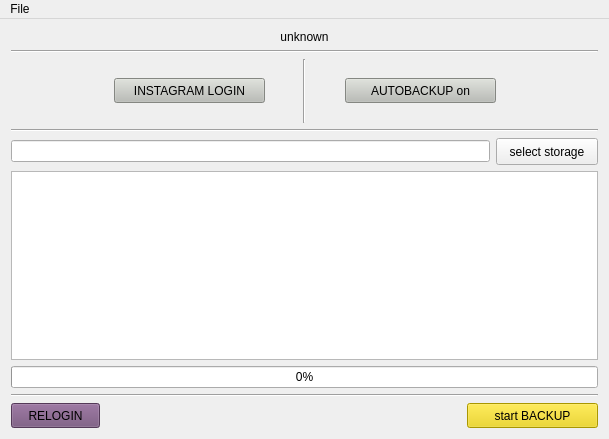
<?xml version="1.0" encoding="UTF-8"?>
<ui version="4.0">
 <class>MainWindow</class>
 <widget class="QMainWindow" name="MainWindow">
  <property name="geometry">
   <rect>
    <x>0</x>
    <y>0</y>
    <width>609</width>
    <height>439</height>
   </rect>
  </property>
  <property name="windowTitle">
   <string>InstagramBACKUP</string>
  </property>
  <widget class="QWidget" name="centralWidget">
   <layout class="QVBoxLayout" name="verticalLayout">
    <item>
     <widget class="QLabel" name="user">
      <property name="text">
       <string>unknown</string>
      </property>
      <property name="alignment">
       <set>Qt::AlignCenter</set>
      </property>
     </widget>
    </item>
    <item>
     <widget class="Line" name="line_4">
      <property name="orientation">
       <enum>Qt::Horizontal</enum>
      </property>
     </widget>
    </item>
    <item>
     <layout class="QHBoxLayout" name="horizontalLayout">
      <item>
       <widget class="QLabel" name="InstaLogin">
        <property name="sizePolicy">
         <sizepolicy hsizetype="Fixed" vsizetype="Fixed">
          <horstretch>0</horstretch>
          <verstretch>0</verstretch>
         </sizepolicy>
        </property>
        <property name="minimumSize">
         <size>
          <width>64</width>
          <height>64</height>
         </size>
        </property>
        <property name="maximumSize">
         <size>
          <width>64</width>
          <height>64</height>
         </size>
        </property>
        <property name="styleSheet">
         <string notr="true">border-image: url(:/img/instagramOff.png);</string>
        </property>
        <property name="text">
         <string/>
        </property>
       </widget>
      </item>
      <item>
       <spacer name="horizontalSpacer">
        <property name="orientation">
         <enum>Qt::Horizontal</enum>
        </property>
        <property name="sizeHint" stdset="0">
         <size>
          <width>18</width>
          <height>20</height>
         </size>
        </property>
       </spacer>
      </item>
      <item>
       <widget class="QPushButton" name="LoginToInstagram">
        <property name="sizePolicy">
         <sizepolicy hsizetype="Preferred" vsizetype="Preferred">
          <horstretch>0</horstretch>
          <verstretch>0</verstretch>
         </sizepolicy>
        </property>
        <property name="minimumSize">
         <size>
          <width>151</width>
          <height>25</height>
         </size>
        </property>
        <property name="maximumSize">
         <size>
          <width>151</width>
          <height>25</height>
         </size>
        </property>
        <property name="styleSheet">
         <string notr="true">background-color: rgb(186, 189, 182);</string>
        </property>
        <property name="text">
         <string>INSTAGRAM LOGIN</string>
        </property>
       </widget>
      </item>
      <item>
       <spacer name="horizontalSpacer_2">
        <property name="orientation">
         <enum>Qt::Horizontal</enum>
        </property>
        <property name="sizeHint" stdset="0">
         <size>
          <width>13</width>
          <height>20</height>
         </size>
        </property>
       </spacer>
      </item>
      <item>
       <widget class="Line" name="line_2">
        <property name="styleSheet">
         <string notr="true"/>
        </property>
        <property name="orientation">
         <enum>Qt::Vertical</enum>
        </property>
       </widget>
      </item>
      <item>
       <spacer name="horizontalSpacer_3">
        <property name="orientation">
         <enum>Qt::Horizontal</enum>
        </property>
        <property name="sizeHint" stdset="0">
         <size>
          <width>18</width>
          <height>20</height>
         </size>
        </property>
       </spacer>
      </item>
      <item>
       <widget class="QPushButton" name="SwitchAutoBackup">
        <property name="sizePolicy">
         <sizepolicy hsizetype="Preferred" vsizetype="Preferred">
          <horstretch>0</horstretch>
          <verstretch>0</verstretch>
         </sizepolicy>
        </property>
        <property name="minimumSize">
         <size>
          <width>151</width>
          <height>25</height>
         </size>
        </property>
        <property name="maximumSize">
         <size>
          <width>151</width>
          <height>25</height>
         </size>
        </property>
        <property name="styleSheet">
         <string notr="true">background-color: rgb(186, 189, 182);</string>
        </property>
        <property name="text">
         <string>AUTOBACKUP on</string>
        </property>
       </widget>
      </item>
      <item>
       <spacer name="horizontalSpacer_4">
        <property name="orientation">
         <enum>Qt::Horizontal</enum>
        </property>
        <property name="sizeHint" stdset="0">
         <size>
          <width>18</width>
          <height>20</height>
         </size>
        </property>
       </spacer>
      </item>
      <item>
       <widget class="QLabel" name="AutoBackup">
        <property name="sizePolicy">
         <sizepolicy hsizetype="Fixed" vsizetype="Fixed">
          <horstretch>0</horstretch>
          <verstretch>0</verstretch>
         </sizepolicy>
        </property>
        <property name="minimumSize">
         <size>
          <width>64</width>
          <height>64</height>
         </size>
        </property>
        <property name="maximumSize">
         <size>
          <width>64</width>
          <height>64</height>
         </size>
        </property>
        <property name="styleSheet">
         <string notr="true">border-image: url(:/img/switchOff.png);</string>
        </property>
        <property name="text">
         <string/>
        </property>
       </widget>
      </item>
     </layout>
    </item>
    <item>
     <widget class="Line" name="line">
      <property name="orientation">
       <enum>Qt::Horizontal</enum>
      </property>
     </widget>
    </item>
    <item>
     <layout class="QVBoxLayout" name="verticalLayout_3">
      <item>
       <layout class="QVBoxLayout" name="verticalLayout_2">
        <item>
         <layout class="QHBoxLayout" name="horizontalLayout_2">
          <item>
           <widget class="QLineEdit" name="Storage">
            <property name="frame">
             <bool>true</bool>
            </property>
            <property name="readOnly">
             <bool>true</bool>
            </property>
           </widget>
          </item>
          <item>
           <widget class="QPushButton" name="SelectStorage">
            <property name="minimumSize">
             <size>
              <width>102</width>
              <height>27</height>
             </size>
            </property>
            <property name="maximumSize">
             <size>
              <width>102</width>
              <height>27</height>
             </size>
            </property>
            <property name="styleSheet">
             <string notr="true"/>
            </property>
            <property name="text">
             <string>select storage</string>
            </property>
           </widget>
          </item>
         </layout>
        </item>
        <item>
         <widget class="QTableView" name="tableViewMessages"/>
        </item>
        <item>
         <widget class="QProgressBar" name="progressBar">
          <property name="value">
           <number>0</number>
          </property>
         </widget>
        </item>
        <item>
         <widget class="Line" name="line_3">
          <property name="orientation">
           <enum>Qt::Horizontal</enum>
          </property>
         </widget>
        </item>
       </layout>
      </item>
      <item>
       <layout class="QHBoxLayout" name="horizontalLayout_3">
        <item>
         <widget class="QPushButton" name="Relogin">
          <property name="minimumSize">
           <size>
            <width>89</width>
            <height>25</height>
           </size>
          </property>
          <property name="maximumSize">
           <size>
            <width>89</width>
            <height>25</height>
           </size>
          </property>
          <property name="styleSheet">
           <string notr="true">background-color: rgb(117, 80, 123);</string>
          </property>
          <property name="text">
           <string>RELOGIN</string>
          </property>
         </widget>
        </item>
        <item>
         <spacer name="horizontalSpacer_5">
          <property name="orientation">
           <enum>Qt::Horizontal</enum>
          </property>
          <property name="sizeHint" stdset="0">
           <size>
            <width>40</width>
            <height>20</height>
           </size>
          </property>
         </spacer>
        </item>
        <item>
         <widget class="QPushButton" name="StartBACKUP">
          <property name="minimumSize">
           <size>
            <width>131</width>
            <height>25</height>
           </size>
          </property>
          <property name="maximumSize">
           <size>
            <width>131</width>
            <height>25</height>
           </size>
          </property>
          <property name="styleSheet">
           <string notr="true">background-color: rgb(237, 212, 0);</string>
          </property>
          <property name="text">
           <string>start BACKUP</string>
          </property>
         </widget>
        </item>
       </layout>
      </item>
     </layout>
    </item>
   </layout>
  </widget>
  <widget class="QMenuBar" name="menuBar">
   <property name="geometry">
    <rect>
     <x>0</x>
     <y>0</y>
     <width>609</width>
     <height>22</height>
    </rect>
   </property>
   <property name="nativeMenuBar">
    <bool>false</bool>
   </property>
   <widget class="QMenu" name="menuFile">
    <property name="title">
     <string>File</string>
    </property>
    <addaction name="actionLogin"/>
    <addaction name="separator"/>
    <addaction name="actionHelp"/>
   </widget>
   <addaction name="menuFile"/>
  </widget>
  <action name="actionLogin">
   <property name="text">
    <string>Login</string>
   </property>
  </action>
  <action name="actionHelp">
   <property name="text">
    <string>Help</string>
   </property>
  </action>
 </widget>
 <layoutdefault spacing="6" margin="11"/>
 <resources/>
 <connections/>
</ui>
